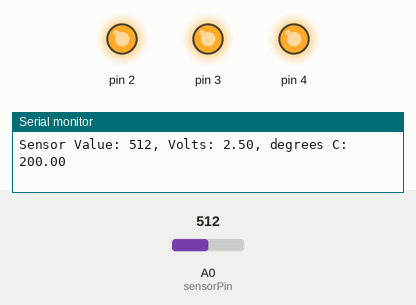
Bench run of a sketch on a simulated Arduino Uno, built with avr-gcc and run on an emulated ATmega328P. Parts: output pins drawn as LEDs (lit = HIGH), the last lines printed to the serial monitor. The inputs (shaded band) are chosen by the test bench; at power-on: A0 (sensorPin) = 512.

Above: at 1.2 s.
1.3 s: A0 (sensorPin) set to 161
4.3 s: A0 (sensorPin) set to 151
At 5.2 s:
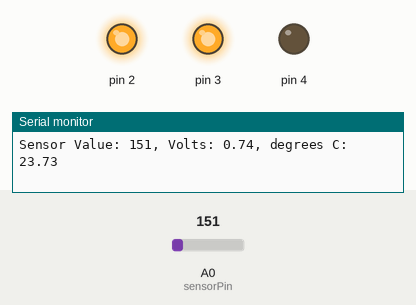
5.8 s: A0 (sensorPin) set to 122
At 6.6 s:
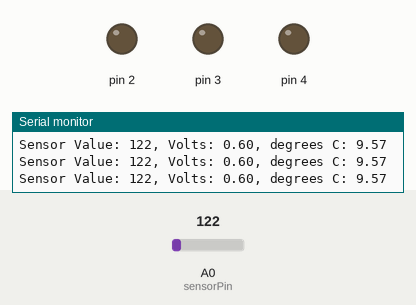
7.3 s: A0 (sensorPin) set to 1023
At 8.2 s:
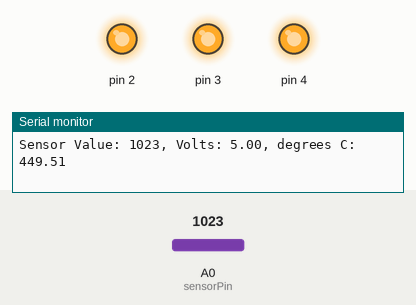
8.8 s: A0 (sensorPin) set to 0
At 9.8 s:
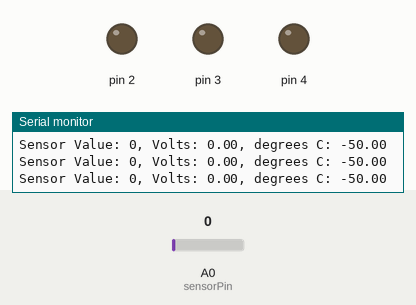
Timing chart, 0 to 11.3 s (numbered marks = the images above; inputs shaded):
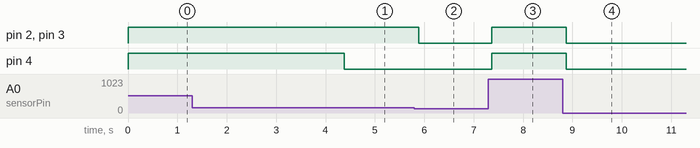

The sketch:

_03_SKPROJECT_Love-O-Meter.ino
```cpp
const int sensorPin = A0; //assign constant "sensorPin" with value A0
const float baselineTemp = 18.0; //Threshold

void setup() {
  Serial.begin(9600); //open serial port (connection from PC to Arduino) with 9600bits per second

  //assign OutputPins(LEDs) with the help of the for-loop
  for(int pinNumber = 2; pinNumber < 5; pinNumber++){
    pinMode(pinNumber, OUTPUT);
    digitalWrite(pinNumber, LOW); //No flow
  }
}

void loop() {

  int sensorVal = analogRead(sensorPin); //sensorVal stores Value of the Sensor
  //Prints sensorVal
  Serial.print("Sensor Value: ");
  Serial.print(sensorVal);

  //Convert analog datas to voltage
  float voltage = (sensorVal/1024.0)*5.0;
  //Print voltage
  Serial.print(", Volts: ");
  Serial.print(voltage);

  //Convert Voltage into Celcius
  float temperature = (voltage - .5) * 100;
  Serial.print(", degrees C: ");
  Serial.println(temperature); //Last thing to print -> println


  if(temperature < baselineTemp){
    digitalWrite(2, LOW);
    digitalWrite(3, LOW);
    digitalWrite(4, LOW);
  }else if(temperature >= baselineTemp + 2 && temperature < baselineTemp + 4){
    digitalWrite(2, HIGH);
    digitalWrite(3, LOW);
    digitalWrite(4, LOW);
  }else if(temperature >= baselineTemp + 4 && temperature < baselineTemp + 6){
    digitalWrite(2, HIGH);
    digitalWrite(3, HIGH);
    digitalWrite(4, LOW);
  }else if(temperature >= baselineTemp + 6){
    digitalWrite(2, HIGH);
    digitalWrite(3, HIGH);
    digitalWrite(4, HIGH);
  }

  delay(1);

}
```

Measured:
- the behaviour switches between 152 and 151 on A0 (sensorPin) (found by bisection; images 0 and 1)
- after the input at 4.3 s, pin 4: HIGH → LOW after 0.08 s
- after the input at 5.8 s, pin 2, pin 3: HIGH → LOW after 0.09 s
- after the input at 7.3 s, pin 2–4: LOW → HIGH after 0.07 s
- after the input at 8.8 s, pin 2–4: HIGH → LOW after 0.08 s
